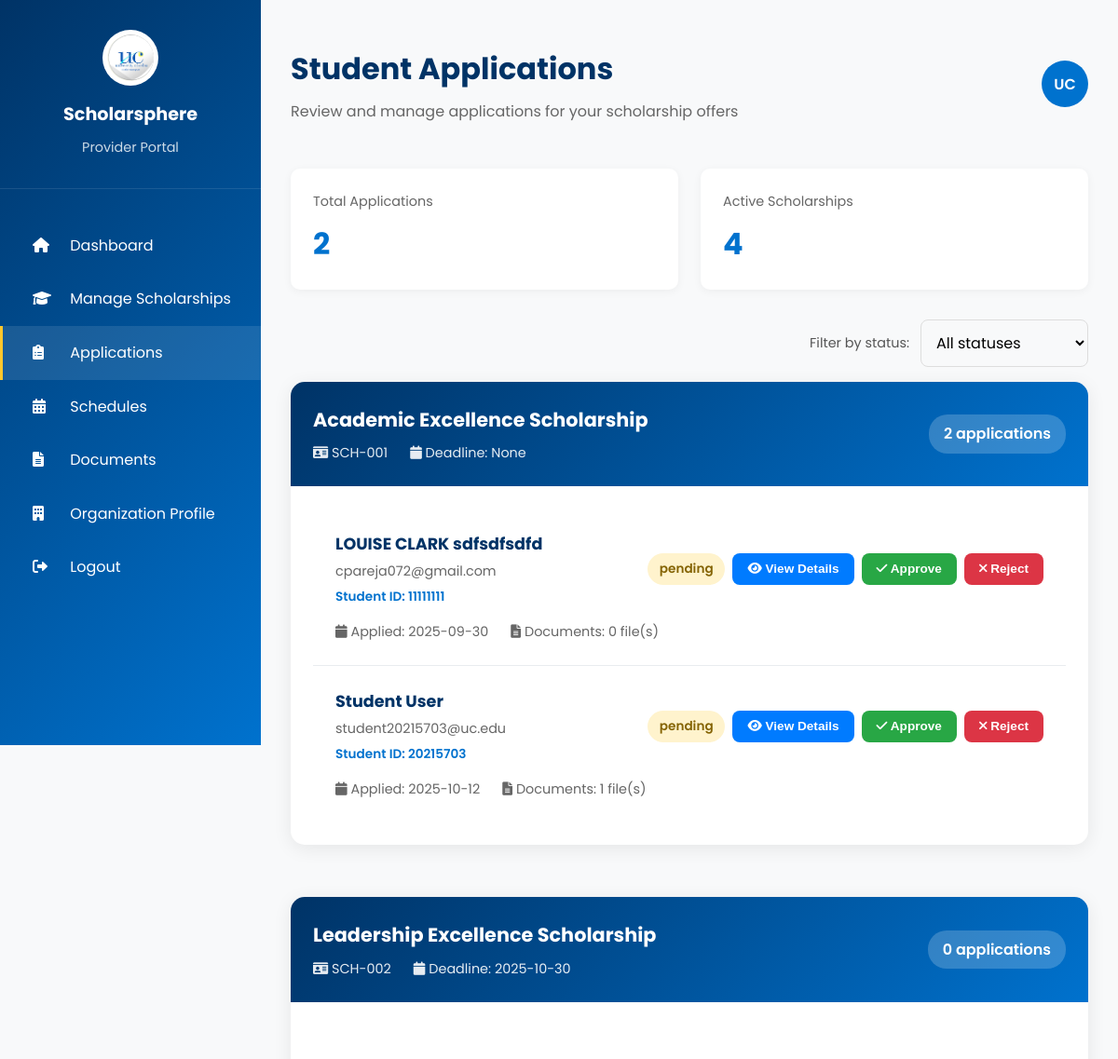
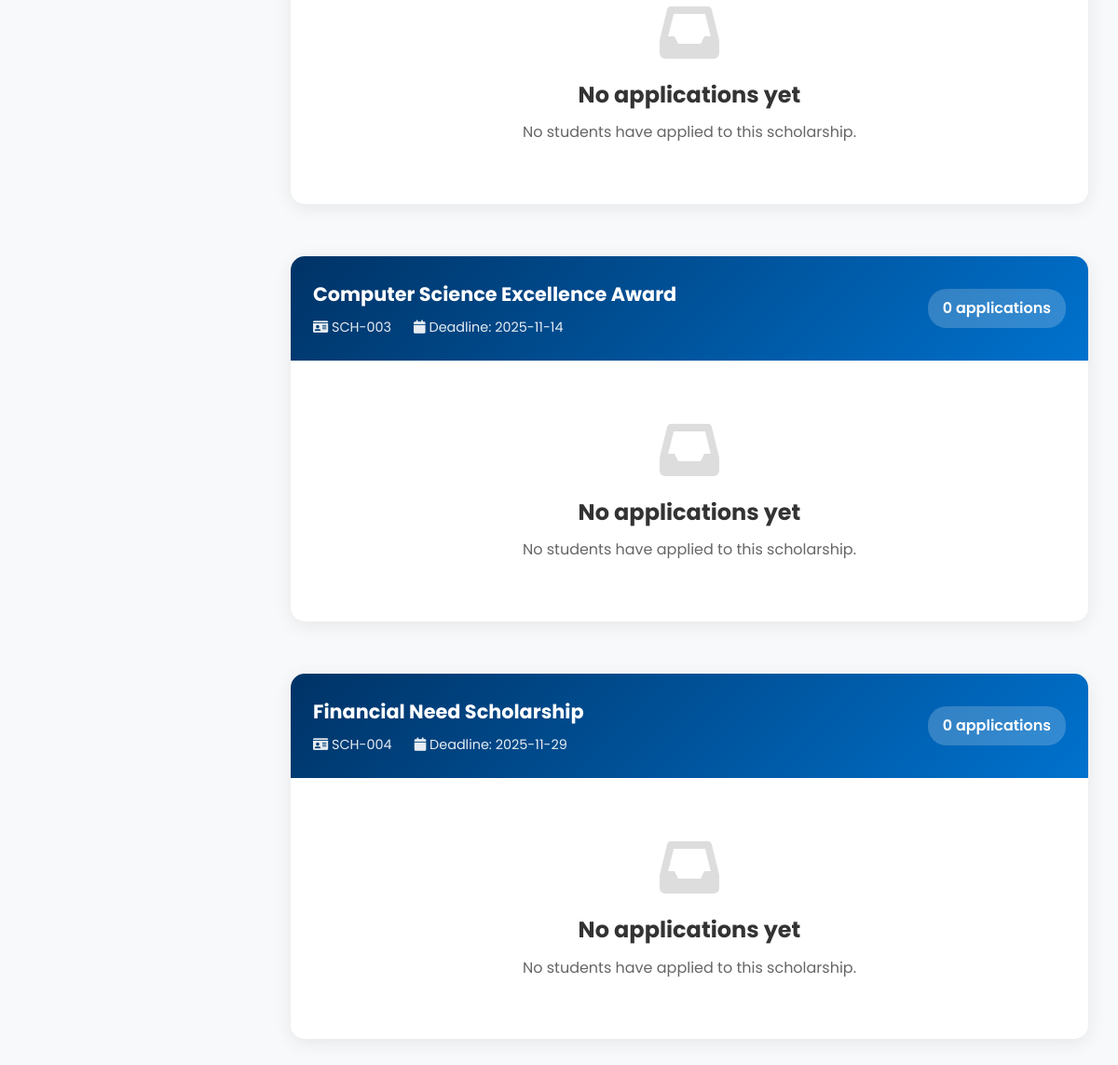
The page /provider/applications (signed in) on the database as committed earlier (2 pictures, top to bottom).
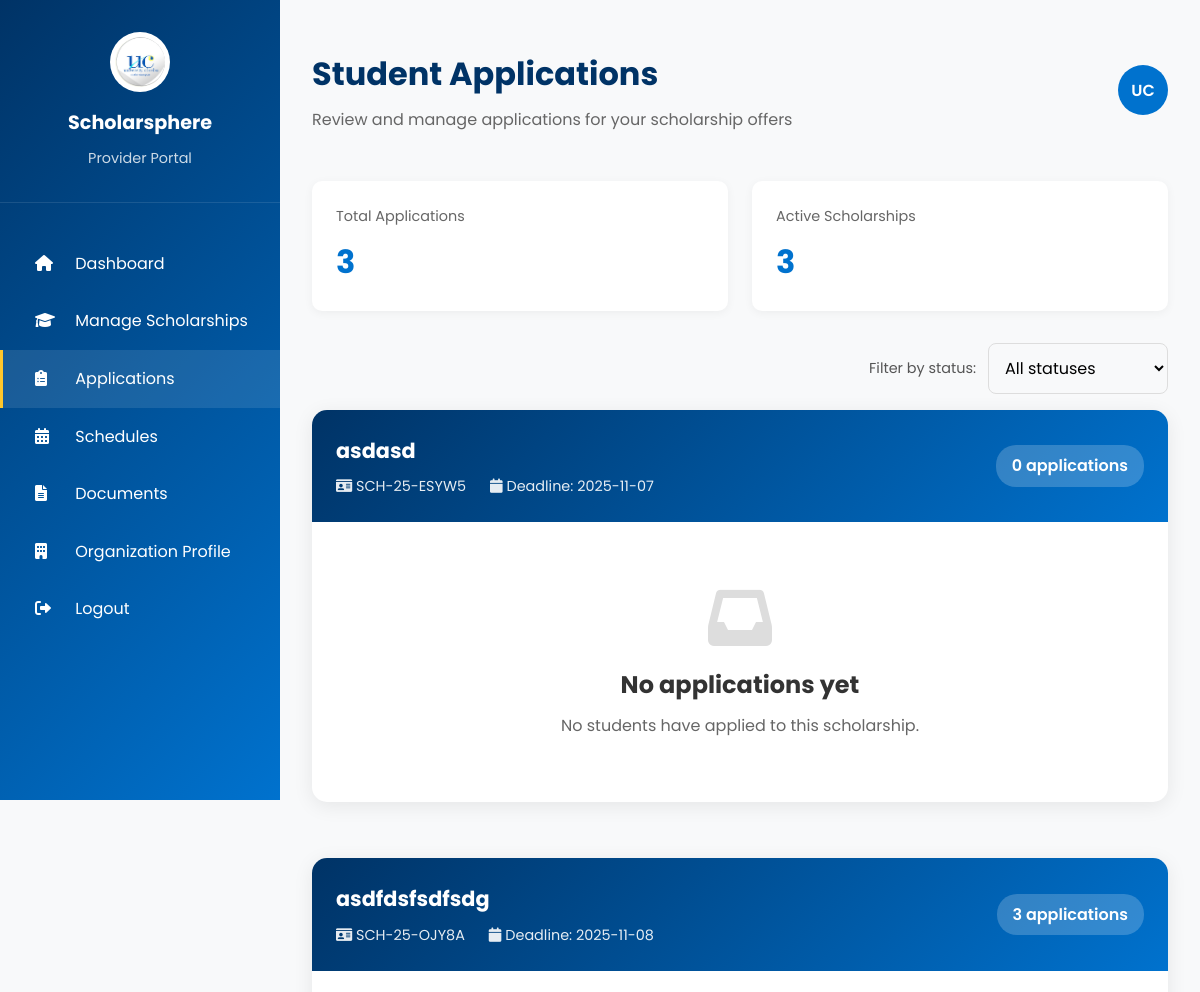
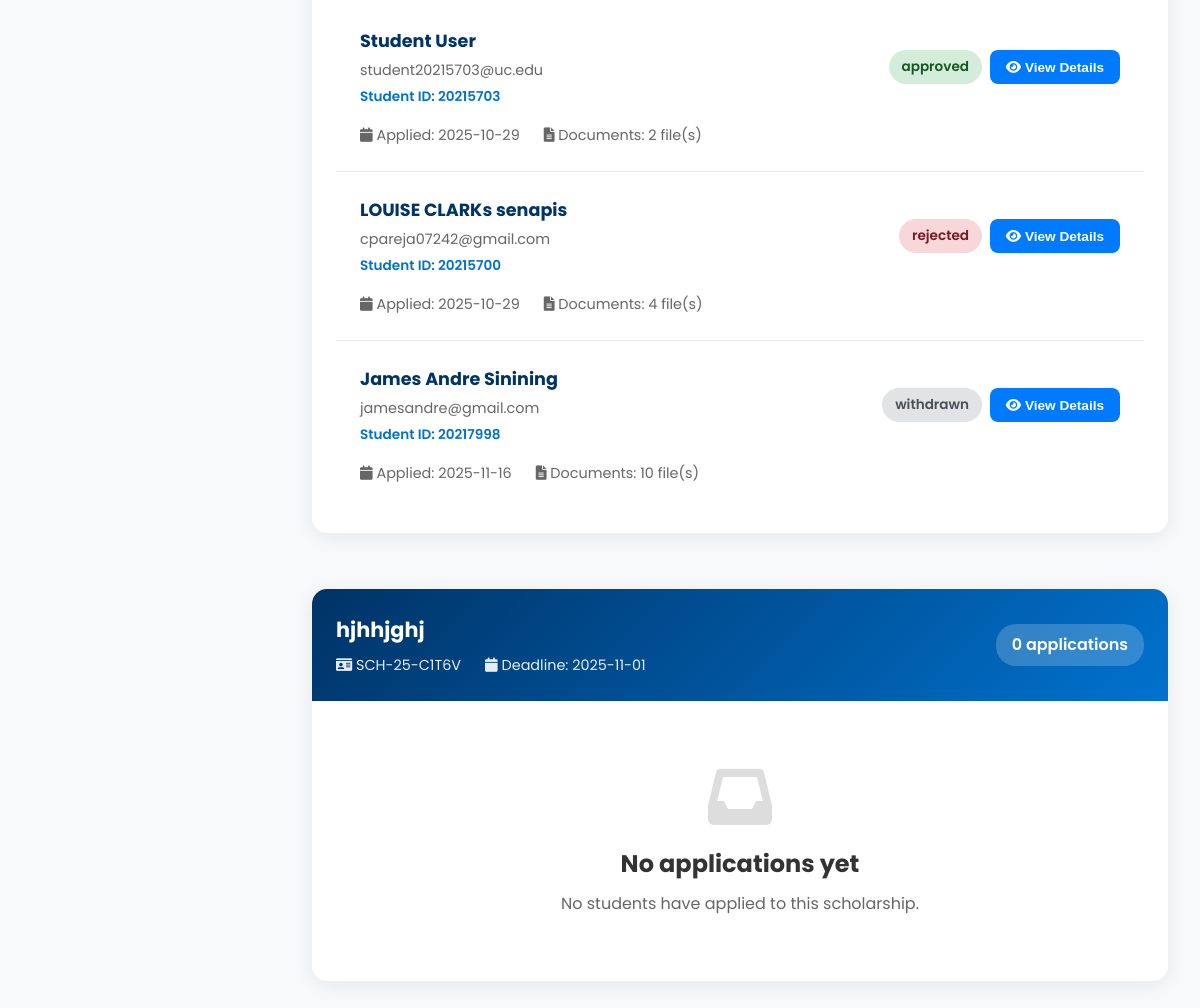
The same page on the database as committed later (2 pictures, top to bottom).
### app.py (models this page shows)
class Scholarship(db.Model):
    __tablename__ = 'scholarships'
    id = db.Column(db.Integer, primary_key=True)
    code = db.Column(db.String(50), unique=True, nullable=False)
    title = db.Column(db.String(255), nullable=False)
    description = db.Column(db.Text, nullable=True)
    provider_id = db.Column(db.Integer, db.ForeignKey('users.id'), nullable=False)
    status = db.Column(db.String(20), nullable=False, default='draft')  # draft, approved, active, closed
    deadline = db.Column(db.Date, nullable=True)
    amount = db.Column(db.String(100), nullable=True)  # e.g., "₱50,000 per semester"
    requirements = db.Column(db.Text, nullable=True)
    applications_count = db.Column(db.Integer, nullable=False, default=0)
    pending_count = db.Column(db.Integer, nullable=False, default=0)
    approved_count = db.Column(db.Integer, nullable=False, default=0)
    disapproved_count = db.Column(db.Integer, nullable=False, default=0)
    created_at = db.Column(db.DateTime, nullable=False, default=datetime.utcnow)
    updated_at = db.Column(db.DateTime, onupdate=datetime.utcnow)
    is_active = db.Column(db.Boolean, nullable=False, default=True)
    provider = db.relationship('User', backref='scholarships')
    applications = db.relationship('ScholarshipApplication', backref='scholarship', lazy='dynamic')

class ScholarshipApplication(db.Model):
    __tablename__ = 'scholarship_applications'
    id = db.Column(db.Integer, primary_key=True)
    user_id = db.Column(db.Integer, db.ForeignKey('users.id'), nullable=False)
    scholarship_id = db.Column(db.Integer, db.ForeignKey('scholarships.id'), nullable=False)
    status = db.Column(db.String(20), nullable=False, default='pending')  # pending, approved, rejected, withdrawn, archived
    application_date = db.Column(db.DateTime, nullable=False, default=datetime.utcnow)
    reviewed_at = db.Column(db.DateTime, nullable=True)
    reviewed_by = db.Column(db.Integer, db.ForeignKey('users.id'), nullable=True)  # admin who reviewed
    notes = db.Column(db.Text, nullable=True)
    is_active = db.Column(db.Boolean, nullable=False, default=True)
    user = db.relationship('User', foreign_keys=[user_id], backref='scholarship_applications')
    reviewer = db.relationship('User', foreign_keys=[reviewed_by], backref='reviewed_applications')

### provider/routes.py (the view)
@provider_bp.route('/applications')
@login_required
def applications():
    if current_user.role != 'provider':
        flash('Access denied. Provider access required.', 'error')
        return redirect(url_for('index'))
    scholarships = Scholarship.query.filter_by(provider_id=current_user.id).all()
    total_applications = 0
    for s in scholarships:
        s.application_count = s.applications.count()
        total_applications += s.application_count
        apps_list = list(s.applications)
        for app in apps_list:
            student = User.query.get(app.user_id)
            app.student_name = student.get_full_name() if student else "Unknown"
            app.student_email = student.email if student else ""
            app.student_id = student.student_id if student else ""
            app.application_id = app.id
            app.date_applied = app.application_date.strftime('%Y-%m-%d')
            app.file_count = Credential.query.filter_by(user_id=app.user_id, is_active=True).count()
        s.display_applications = apps_list
    return render_template('provider/applications.html',
                           user=current_user,
                           scholarships=scholarships,
                           total_applications=total_applications)

### app.py (called while the page is built)
@login_manager.user_loader
def load_user(user_id):
    return db.session.get(User, int(user_id))

    def get_full_name(self):
        return f"{self.first_name} {self.last_name}"

### templates/provider/applications.html (shortened to what the changed rows need)
{% extends "base.html" %}
{% block content %}
<div class="dashboard-container">
  <div class="main-content">
    <div class="top-bar">
      <div class="welcome-text">
        <h1>Student Applications</h1>
      </div>
    </div>
    <div class="stats-bar">
      <div class="stat-card">
        <div class="stat-label">Total Applications</div>
        <div class="stat-value">{{ total_applications }}</div>
      </div>
      <div class="stat-card">
        <div class="stat-label">Active Scholarships</div>
        <div class="stat-value">{{ scholarships|length }}</div>
      </div>
    </div>
    <div class="applications-container">
      {% if scholarships %}
        {% for scholarship in scholarships %}
        <div class="scholarship-section">
          <div class="scholarship-header">
            <div class="scholarship-info">
              <h3>{{ scholarship.title }}</h3>
              <div class="scholarship-meta">
                <span><i class="fas fa-id-card"></i> {{ scholarship.code }}</span>
                <span><i class="fas fa-calendar"></i> Deadline: {{ scholarship.deadline }}</span>
              </div>
            </div>
            <div class="application-count-badge">
              {{ scholarship.application_count }} {{ 'application' if scholarship.application_count == 1 else 'applications' }}
            </div>
          </div>
          {% if scholarship.display_applications %}
          <div class="applications-list">
            {% for app in scholarship.display_applications %}
            <div class="application-item" data-status="{{ app.status.lower() }}">
              <div class="application-header">
                <div class="student-info">
                  <h4>{{ app.student_name }}</h4>
                  <div class="student-email">{{ app.student_email }}</div>
                  {% if app.student_id %}
                  <div class="student-id">Student ID: {{ app.student_id }}</div>
                  {% endif %}
                </div>
                <div class="application-actions">
                  <span class="application-status {{ app.status.lower() }}">{{ app.status }}</span>
                  <button class="btn-sm btn-view" onclick="viewApplication({{ app.application_id }})">
                    <i class="fas fa-eye"></i> View Details
                  </button>
                  {% if app.status.lower() == 'pending' %}
                  <button class="btn-sm btn-approve" onclick="reviewApplication({{ app.application_id }}, 'approve')">
                    <i class="fas fa-check"></i> Approve
                  </button>
                  <button class="btn-sm btn-reject" onclick="reviewApplication({{ app.application_id }}, 'reject')">
                    <i class="fas fa-times"></i> Reject
                  </button>
                  {% endif %}
                </div>
              </div>
              <div class="application-meta">
                <span><i class="fas fa-calendar"></i> Applied: {{ app.date_applied }}</span>
                <span><i class="fas fa-file-alt"></i> Documents: {{ app.file_count }} file(s)</span>
              </div>
            </div>
            {% endfor %}
          </div>
          {% else %}
          <div class="empty-state">
            <i class="fas fa-inbox"></i>
            <h3>No applications yet</h3>
            <p>No students have applied to this scholarship.</p>
          </div>
          {% endif %}
        </div>
        {% endfor %}
      {% else %}
      <div class="empty-state">
        <i class="fas fa-clipboard-list"></i>
        <h3>No applications received</h3>
        <p>You haven't received any applications yet. Start by creating and publishing scholarship offers.</p>
      </div>
      {% endif %}
    </div>
  </div>
</div>
{% endblock %}

Rows that differ between the two databases and show on the page:
removed Scholarship: title "Academic Excellence Scholarship", code "SCH-001", deadline "None", application_count "2", application_count "applications"
removed ScholarshipApplication: student_name "LOUISE CLARK sdfsdfsdfd", student_email "cpareja072@gmail.com", student_id "11111111", status "pending", date_applied "2025-09-30", file_count "0", shown under "Academic Excellence Scholarship"
removed ScholarshipApplication: student_name "Student User", student_email "student20215703@uc.edu", student_id "20215703", status "pending", date_applied "2025-10-12", file_count "1", shown under "Academic Excellence Scholarship"
removed Scholarship: title "Leadership Excellence Scholarship", code "SCH-002", deadline "2025-10-30", application_count "0", application_count "applications", shows "No applications yet"
removed Scholarship: title "Computer Science Excellence Award", code "SCH-003", deadline "2025-11-14", application_count "0", application_count "applications", shows "No applications yet"
removed Scholarship: title "Financial Need Scholarship", code "SCH-004", deadline "2025-11-29", application_count "0", application_count "applications", shows "No applications yet"
added Scholarship: title "asdasd", code "SCH-25-ESYW5", deadline "2025-11-07", application_count "0", application_count "applications", shows "No applications yet"
added Scholarship: title "asdfdsfsdfsdg", code "SCH-25-OJY8A", deadline "2025-11-08", application_count "3", application_count "applications"
added ScholarshipApplication: student_name "Student User", student_email "student20215703@uc.edu", student_id "20215703", status "approved", date_applied "2025-10-29", file_count "2", shown under "asdfdsfsdfsdg"
added ScholarshipApplication: student_name "LOUISE CLARKs senapis", student_email "cpareja07242@gmail.com", student_id "20215700", status "rejected", date_applied "2025-10-29", file_count "4", shown under "asdfdsfsdfsdg"
added ScholarshipApplication: student_name "James Andre Sinining", student_email "jamesandre@gmail.com", student_id "20217998", status "withdrawn", date_applied "2025-11-16", file_count "10", shown under "asdfdsfsdfsdg"
added Scholarship: title "hjhhjghj", code "SCH-25-C1T6V", deadline "2025-11-01", application_count "0", application_count "applications", shows "No applications yet"
Other text that changed with them:
{{ total_applications }}: "2" → "3"
{{ scholarships|length }}: "4" → "3"
